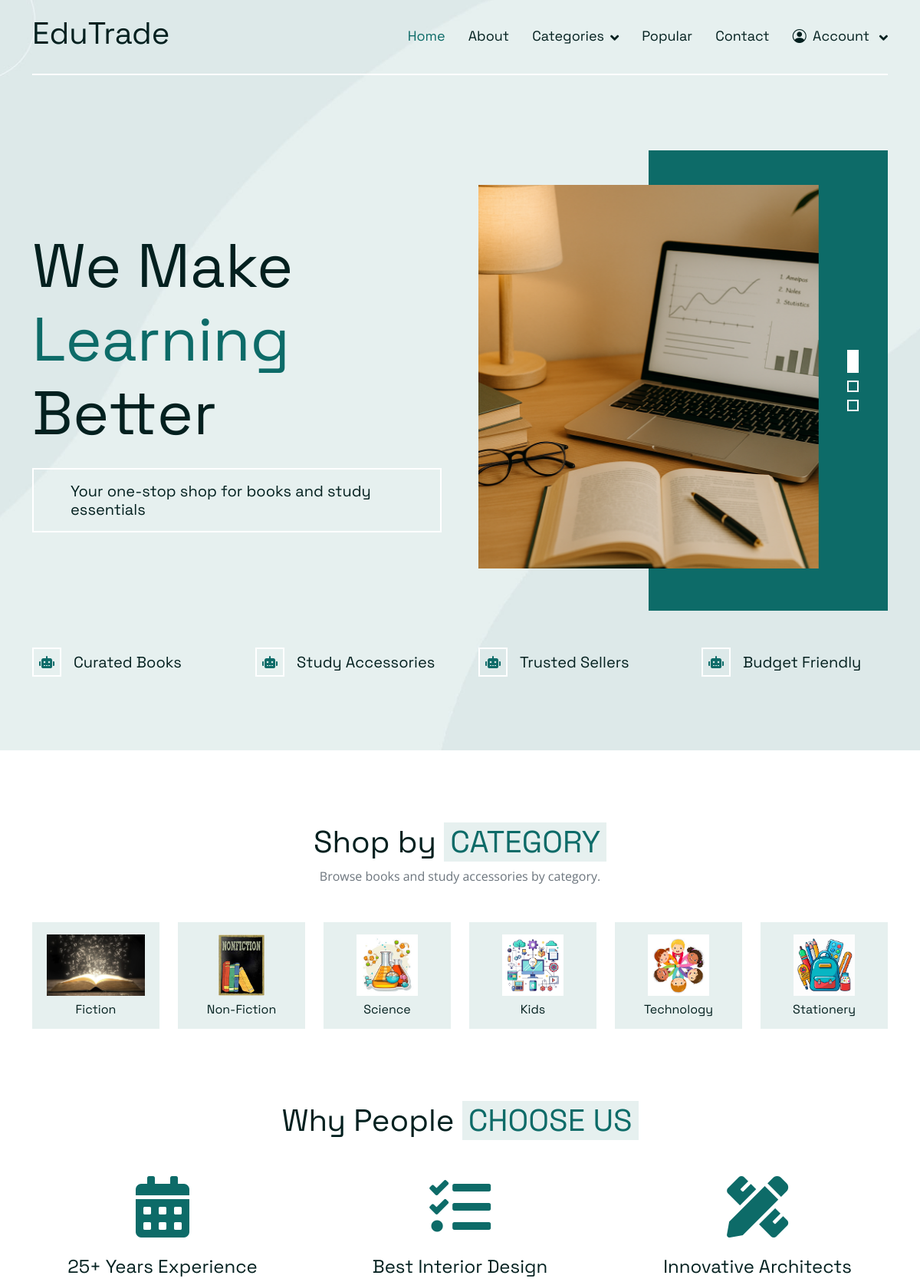
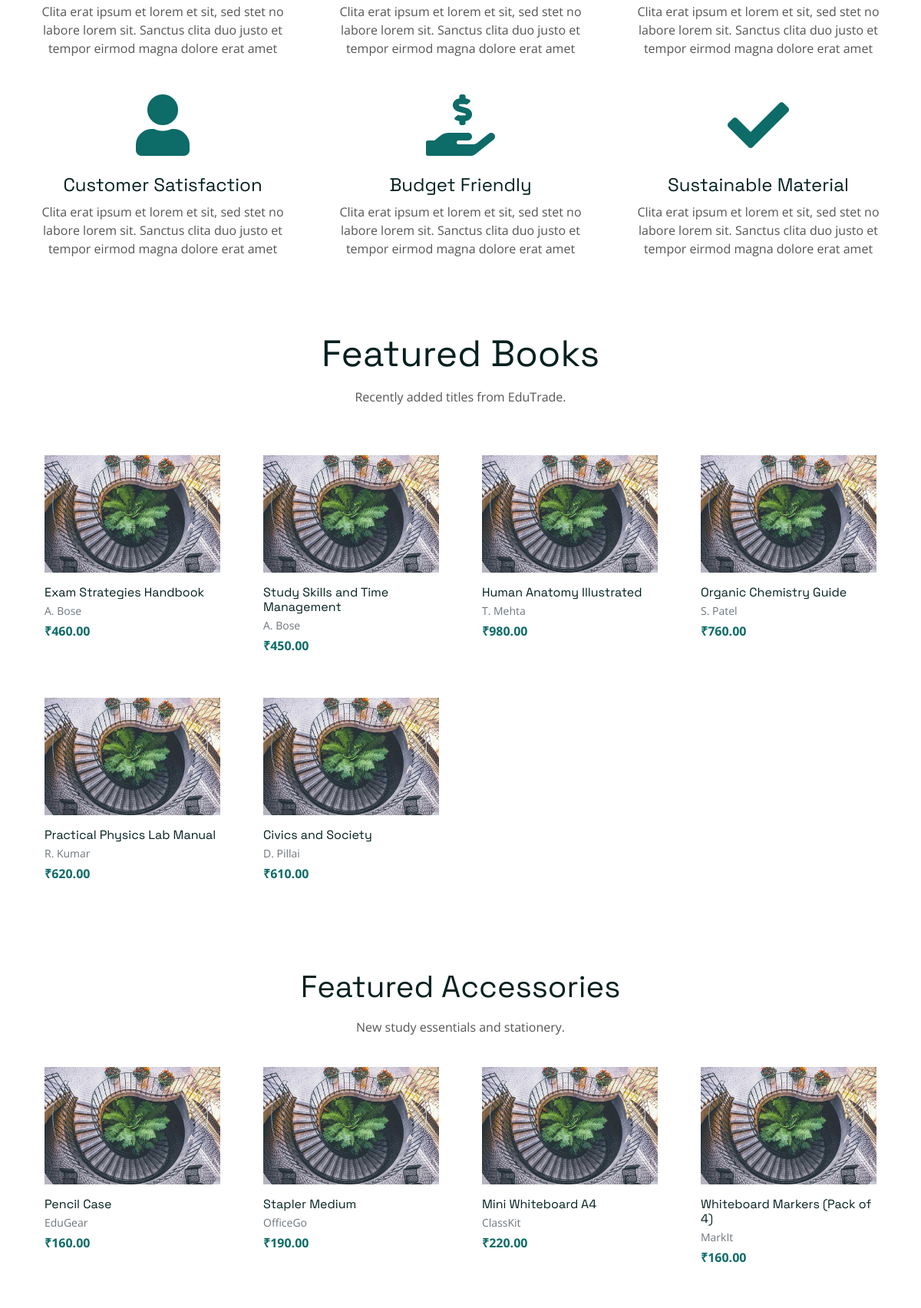
Page /shop_web/home/ (upper part) on the committed database (2 pictures, top to bottom).
### EduApp/models.py (models this page shows, shortened)
class Category(models.Model):
    name = models.CharField(max_length=150, unique=True)
    slug = models.SlugField(max_length=160, unique=True)
    description = models.TextField(blank=True)
    icon = models.ImageField(upload_to='category_icons/', blank=True, null=True)
    created_at = models.DateTimeField(auto_now_add=True)
    updated_at = models.DateTimeField(auto_now=True)

class Book(models.Model):
    category = models.CharField(max_length=150)
    title = models.CharField(max_length=200)
    author = models.CharField(max_length=150, blank=True)
    publisher = models.CharField(max_length=150, blank=True)
    price = models.DecimalField(max_digits=10, decimal_places=2, blank=True, null=True)
    description = models.TextField(blank=True)
    cover_image = models.ImageField(upload_to='books/', blank=True, null=True)
    created_at = models.DateTimeField(auto_now_add=True)
    updated_at = models.DateTimeField(auto_now=True)

class Accessory(models.Model):
    category = models.CharField(max_length=150)
    name = models.CharField(max_length=200)
    brand = models.CharField(max_length=120, blank=True)
    price = models.DecimalField(max_digits=10, decimal_places=2, blank=True, null=True)
    specs = models.TextField(blank=True)
    image = models.ImageField(upload_to='accessories/', blank=True, null=True)
    created_at = models.DateTimeField(auto_now_add=True)
    updated_at = models.DateTimeField(auto_now=True)

### Eduweb/views.py (the view)
# urls.py: path('home/',views.home_page,name='home'),
def home_page(request):
    category = Category.objects.all()
    featured_books = Book.objects.order_by('-created_at')[:6]
    featured_accessories = Accessory.objects.order_by('-created_at')[:6]
    return render(request,"home.html",{
        'category':category,
        'featured_books': featured_books,
        'featured_accessories': featured_accessories,
    })

### Eduweb/templates/home.html (shortened to what this page needs)
<!DOCTYPE html>
{% load static %}
<html lang="en">
<head>
    <link href="https://cdnjs.cloudflare.com/ajax/libs/font-awesome/5.10.0/css/all.min.css" rel="stylesheet">
    <link href="https://cdn.jsdelivr.net/npm/bootstrap-icons@1.4.1/font/bootstrap-icons.css" rel="stylesheet">
    <link href="{% static 'web/lib/animate/animate.min.css' %}" rel="stylesheet">
    <link href="{% static 'web/lib/owlcarousel/assets/owl.carousel.min.css' %}" rel="stylesheet">
    <link href="{% static 'web/css/bootstrap.min.css' %}" rel="stylesheet">
    <link href="{% static 'web/css/style.css' %}" rel="stylesheet">
</head>
<body>
    <div class="container-fluid sticky-top">
        <div class="container">
            <nav class="navbar navbar-expand-lg navbar-light border-bottom border-2 border-white">
                <a href="{% url 'home' %}" class="navbar-brand">
                    <h1>EduTrade</h1>
                </a>
                <div class="collapse navbar-collapse" id="navbarCollapse">
                    <div class="navbar-nav ms-auto">
                        <a href="{% url 'home' %}" class="nav-item nav-link active">Home</a>
                        <a href="{% url 'about' %}" class="nav-item nav-link">About</a>
                        <div class="nav-item dropdown">
                            <a href="#!" class="nav-link dropdown-toggle" data-bs-toggle="dropdown">Categories</a>
                        </div>
                        <a href="{% url 'popular' %}" class="nav-item nav-link ">Popular</a>
                        <a href="{% url 'contact' %}" class="nav-item nav-link">Contact</a>
                        <div class="nav-item dropdown">
                            {% if request.session.username %}
                                <a href="#" class="nav-link dropdown-toggle" data-bs-toggle="dropdown">
                                    <i class="bi bi-person-circle me-1"></i> Welcome {{ request.session.username }}
                                </a>
                                <div class="dropdown-menu dropdown-menu-end bg-light mt-2">
                                    <a href="{% url 'signin_out' %}" class="dropdown-item">Sign out</a>
                                </div>
                            {% else %}
                                <a href="#" class="nav-link dropdown-toggle" data-bs-toggle="dropdown">
                                    <i class="bi bi-person-circle me-1"></i> Account
                                </a>
                            {% endif %}
                        </div>
                    </div>
                </div>
            </nav>
        </div>
    </div>
    <div class="container-fluid pb-5 hero-header bg-light mb-5">
        <div class="container py-5">
            <div class="row g-5 align-items-center mb-5">
                <div class="col-lg-6">
                    <h1 class="display-1 mb-4 animated slideInRight">We Make <span class="text-primary">Learning</span>
                        Better</h1>
                    <h5 class="d-inline-block border border-2 border-white py-3 px-5 mb-0 animated slideInRight">
                        Your one-stop shop for books and study essentials</h5>
                </div>
                <div class="col-lg-6">
                    <div class="owl-carousel header-carousel animated fadeIn">
                        <div class="item"><img class="img-fluid" src="{% static 'web/img/slider_1.png' %}" alt=""></div>
                    </div>
                </div>
            </div>
            <div class="row g-5 animated fadeIn">
                <div class="col-md-6 col-lg-3">
                    <div class="d-flex align-items-center">
                        <div class="flex-shrink-0 btn-square border border-2 border-white me-3">
                            <i class="fa fa-robot text-primary"></i>
                        </div>
                        <h5 class="lh-base mb-0">Curated Books</h5>
                    </div>
                </div>
                <div class="col-md-6 col-lg-3">
                    <div class="d-flex align-items-center">
                        <div class="flex-shrink-0 btn-square border border-2 border-white me-3">
                            <i class="fa fa-robot text-primary"></i>
                        </div>
                        <h5 class="lh-base mb-0">Study Accessories</h5>
                    </div>
                </div>
                <div class="col-md-6 col-lg-3">
                    <div class="d-flex align-items-center">
                        <div class="flex-shrink-0 btn-square border border-2 border-white me-3">
                            <i class="fa fa-robot text-primary"></i>
                        </div>
                        <h5 class="lh-base mb-0">Trusted Sellers</h5>
                    </div>
                </div>
                <div class="col-md-6 col-lg-3">
                    <div class="d-flex align-items-center">
                        <div class="flex-shrink-0 btn-square border border-2 border-white me-3">
                            <i class="fa fa-robot text-primary"></i>
                        </div>
                        <h5 class="lh-base mb-0">Budget Friendly</h5>
                    </div>
                </div>
            </div>
        </div>
    </div>
    <div class="container-fluid py-5">
        <div class="container">
            <div class="text-center mb-5">
                <h1>Shop by <span class="text-uppercase text-primary bg-light px-2">Category</span></h1>
                <p class="text-muted">Browse books and study accessories by category.</p>
            </div>
            <div class="row g-4">
                {% if category %}
                    {% for i in category %}
                    <div class="col-6 col-md-4 col-lg-2 wow fadeIn" data-wow-delay="0.1s">
                        <a href="{% url 'category' i.name %}" class="text-decoration-none d-block text-center p-3 bg-light rounded h-100">
                            <div class="mb-2">
                                {% if i.icon %}
                                    <img src="{{ i.icon.url }}" alt="{{ i.name }}" class="img-fluid" style="height:80px;object-fit:cover;">
                                {% else %}
                                    <img src="{% static 'web/img/newsletter.jpg' %}" alt="{{ i.name }}" class="img-fluid" style="height:80px;object-fit:cover;">
                                {% endif %}
                            </div>
                            <h6 class="mb-0 text-dark">{{ i.name }}</h6>
                        </a>
                    </div>
                    {% endfor %}
                {% else %}
                    <div class="col-12 text-center text-muted">No categories available.</div>
                {% endif %}
            </div>
        </div>
    </div>
    <div class="container-fluid py-5">
        <div class="container">
            <div class="text-center wow fadeIn" data-wow-delay="0.1s">
                <h1 class="mb-5">Why People <span class="text-uppercase text-primary bg-light px-2">Choose Us</span>
                </h1>
            </div>
            <div class="row g-5 align-items-center text-center">
                <div class="col-md-6 col-lg-4 wow fadeIn" data-wow-delay="0.1s">
                    <i class="fa fa-calendar-alt fa-5x text-primary mb-4"></i>
                    <h4>25+ Years Experience</h4>
                    <p class="mb-0">Clita erat ipsum et lorem et sit, sed stet no labore lorem sit. Sanctus clita duo
                        justo et tempor eirmod magna dolore erat amet</p>
                </div>
                <div class="col-md-6 col-lg-4 wow fadeIn" data-wow-delay="0.3s">
                    <i class="fa fa-tasks fa-5x text-primary mb-4"></i>
                    <h4>Best Interior Design</h4>
                    <p class="mb-0">Clita erat ipsum et lorem et sit, sed stet no labore lorem sit. Sanctus clita duo
                        justo et tempor eirmod magna dolore erat amet</p>
                </div>
                <div class="col-md-6 col-lg-4 wow fadeIn" data-wow-delay="0.5s">
                    <i class="fa fa-pencil-ruler fa-5x text-primary mb-4"></i>
                    <h4>Innovative Architects</h4>
                    <p class="mb-0">Clita erat ipsum et lorem et sit, sed stet no labore lorem sit. Sanctus clita duo
                        justo et tempor eirmod magna dolore erat amet</p>
                </div>
                <div class="col-md-6 col-lg-4 wow fadeIn" data-wow-delay="0.1s">
                    <i class="fa fa-user fa-5x text-primary mb-4"></i>
                    <h4>Customer Satisfaction</h4>
                    <p class="mb-0">Clita erat ipsum et lorem et sit, sed stet no labore lorem sit. Sanctus clita duo
                        justo et tempor eirmod magna dolore erat amet</p>
                </div>
                <div class="col-md-6 col-lg-4 wow fadeIn" data-wow-delay="0.3s">
                    <i class="fa fa-hand-holding-usd fa-5x text-primary mb-4"></i>
                    <h4>Budget Friendly</h4>
                    <p class="mb-0">Clita erat ipsum et lorem et sit, sed stet no labore lorem sit. Sanctus clita duo
                        justo et tempor eirmod magna dolore erat amet</p>
                </div>
                <div class="col-md-6 col-lg-4 wow fadeIn" data-wow-delay="0.5s">
                    <i class="fa fa-check fa-5x text-primary mb-4"></i>
                    <h4>Sustainable Material</h4>
                    <p class="mb-0">Clita erat ipsum et lorem et sit, sed stet no labore lorem sit. Sanctus clita duo
                        justo et tempor eirmod magna dolore erat amet</p>
                </div>
            </div>
        </div>
    </div>
    <div class="container-xxl py-5">
        <div class="container">
            <div class="text-center mx-auto mb-5" style="max-width: 600px;">
                <h1 class="display-5 mb-3">Featured Books</h1>
                <p>Recently added titles from EduTrade.</p>
            </div>
            <div class="row g-4">
                {% if featured_books %}
                    {% for book in featured_books %}
                    <div class="col-lg-3 col-md-4 col-sm-6">
                        <div class="service-item rounded h-100 p-3">
                            <a href="{% url 'book_details' book.id %}" class="text-decoration-none text-dark d-block">
                                {% if book.cover_image %}
                                    <img src="{{ book.cover_image.url }}" class="img-fluid rounded mb-3" alt="{{ book.title }}">
                                {% else %}
                                    <img src="{% static 'web/img/newsletter.jpg' %}" class="img-fluid rounded mb-3" alt="{{ book.title }}">
                                {% endif %}
                                <h6 class="mb-1">{{ book.title }}</h6>
                                <small class="text-muted d-block">{{ book.author }}</small>
                                {% if book.price %}<div class="fw-bold text-primary mt-1">₹{{ book.price }}</div>{% endif %}
                            </a>
                        </div>
                    </div>
                    {% endfor %}
                {% else %}
                    <p class="text-center text-muted">No featured books.</p>
                {% endif %}
            </div>
        </div>
    </div>
    <div class="container-xxl py-5">
        <div class="container">
            <div class="text-center mx-auto mb-4" style="max-width: 600px;">
                <h1 class="display-6 mb-3">Featured Accessories</h1>
                <p>New study essentials and stationery.</p>
            </div>
            <div class="row g-4">
                {% if featured_accessories %}
                    {% for acc in featured_accessories %}
                    <div class="col-lg-3 col-md-4 col-sm-6">
                        <div class="service-item rounded h-100 p-3">
                            <a href="{% url 'accessory_details' acc.id %}" class="text-decoration-none text-dark d-block">
                                {% if acc.image %}
                                    <img src="{{ acc.image.url }}" class="img-fluid rounded mb-3" alt="{{ acc.name }}">
                                {% else %}
                                    <img src="{% static 'web/img/newsletter.jpg' %}" class="img-fluid rounded mb-3" alt="{{ acc.name }}">
                                {% endif %}
                                <h6 class="mb-1">{{ acc.name }}</h6>
                                <small class="text-muted d-block">{{ acc.brand }}</small>
                                {% if acc.price %}<div class="fw-bold text-primary mt-1">₹{{ acc.price }}</div>{% endif %}
                            </a>
                        </div>
                    </div>
                    {% endfor %}
                {% else %}
                    <p class="text-center text-muted">No featured accessories.</p>
                {% endif %}
            </div>
        </div>
    </div>
  </body>
</html>

### Eduweb/static/web/css/style.css (style rules this page uses)
.hero-header .header-carousel img { width: 100%; height: 600px; object-fit: cover; }
.hero-header .owl-carousel, .hero-header .owl-carousel .owl-stage-outer, .hero-header .owl-carousel .owl-stage, .hero-header .owl-carousel .owl-item { height: 600px; }
.hero-header .owl-carousel .owl-item img { width: 100% !important; height: 500px !important; object-fit: cover !important; display: block !important; }
.hero-header { min-height: 600px; }
.btn-square { width: 38px; height: 38px; }
.btn-square, .btn-sm-square, .btn-lg-square { padding: 0; display: flex; align-items: center; justify-content: center; font-weight: normal; }
.sticky-top { top: -150px; transition: .5s; }
.navbar { padding: 15px 0; font-family: "Space Grotesk", sans-serif; font-size: 18px; }
.navbar .navbar-nav .nav-link { margin-left: 30px; padding: 0; outline: none; color: var(--bs-dark); }
.navbar .navbar-nav .nav-link:hover, .navbar .navbar-nav .nav-link.active { color: var(--bs-primary) }
.navbar .dropdown-toggle::after { border: none; content: "\f107"; font-family: "Font Awesome 5 Free"; font-weight: 900; vertical-align: middle; margin-left: 8px; }
.hero-header { margin-top: -100px; padding-top: 150px; background: url(../img/hero-bg.jpg) top center no-repeat; background-size: cover; }
.header-carousel { position: relative; padding: 45px 90px 45px 0; }
.header-carousel::before { position: absolute; content: ""; top: 0; right: 0; width: calc(50% + 45px); height: 100%; background: var(--bs-primary); z-index: -1; }
.service-item { position: relative; padding: 30px 25px; transition: .5s; }

### rows in the picture
Category: icon (picture), name "Fiction"
Category: icon (picture), name "Non-Fiction"
Category: icon (picture), name "Science"
Category: icon (picture), name "Kids"
Category: icon (picture), name "Technology"
Category: icon (picture), name "Stationery"
Book: title "Exam Strategies Handbook", author "A. Bose", price "460.00"
Book: title "Study Skills and Time Management", author "A. Bose", price "450.00"
Book: title "Human Anatomy Illustrated", author "T. Mehta", price "980.00"
Book: title "Organic Chemistry Guide", author "S. Patel", price "760.00"
Book: title "Practical Physics Lab Manual", author "R. Kumar", price "620.00"
Book: title "Civics and Society", author "D. Pillai", price "610.00"
Accessory: name "Pencil Case", brand "EduGear", price "160.00"
Accessory: name "Stapler Medium", brand "OfficeGo", price "190.00"
Accessory: name "Mini Whiteboard A4", brand "ClassKit", price "220.00"
Accessory: name "Whiteboard Markers (Pack of 4)", brand "MarkIt", price "160.00"
